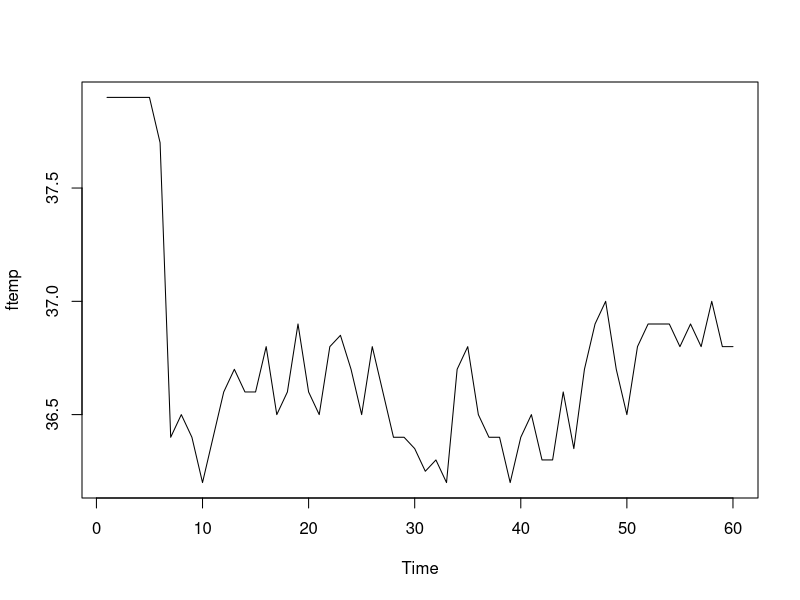
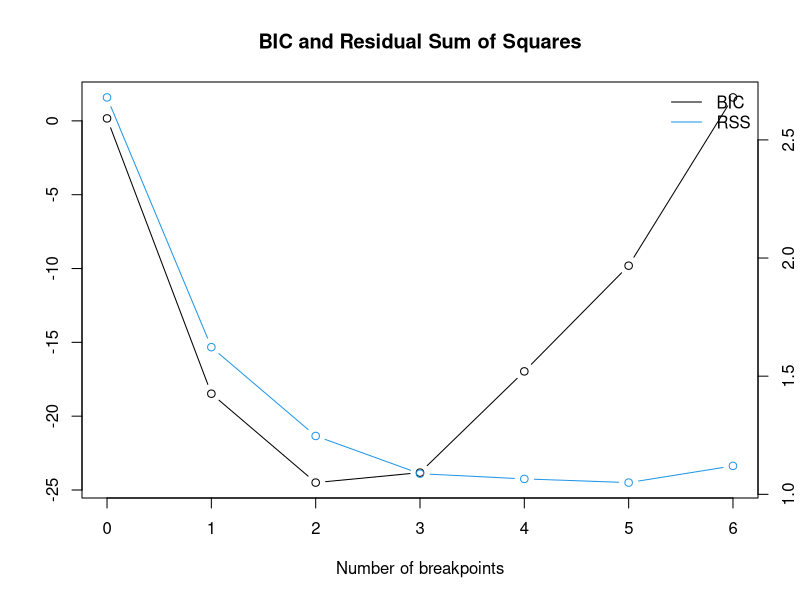
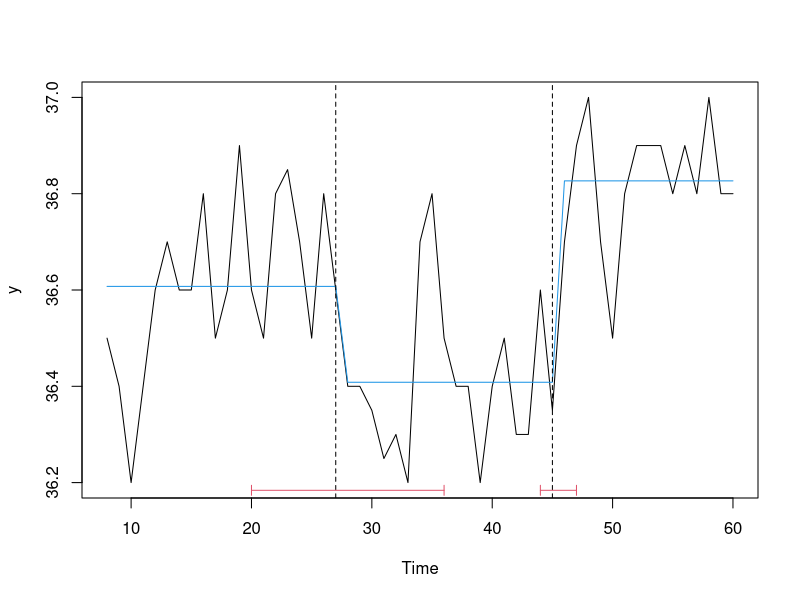

Write the R code that produced these figures, in order.
library(lmtest)


### Name: ftemp
### Title: Femal Temperature Data
### Aliases: ftemp
### Keywords: datasets

### ** Examples

data(ftemp)
plot(ftemp)
y <- window(ftemp, start = 8, end = 60)
if(require(strucchange)) {
  bp <- breakpoints(y ~ 1)
  plot(bp)
  fm.seg <- lm(y ~ 0 + breakfactor(bp))
  plot(y)
  lines(8:60, fitted(fm.seg), col = 4)
  lines(confint(bp))
}
